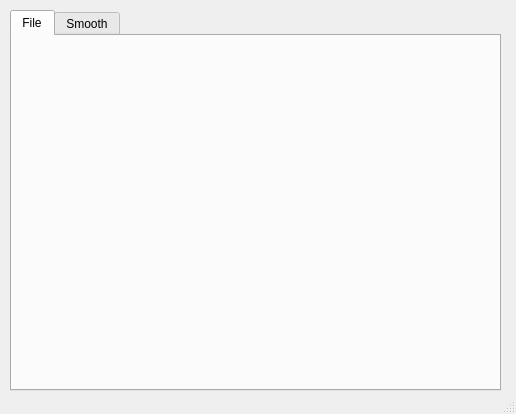
<?xml version="1.0" encoding="UTF-8"?>
<ui version="4.0">
 <class>MainWindow</class>
 <widget class="QMainWindow" name="MainWindow">
  <property name="geometry">
   <rect>
    <x>0</x>
    <y>0</y>
    <width>516</width>
    <height>414</height>
   </rect>
  </property>
  <property name="windowTitle">
   <string>Setting</string>
  </property>
  <widget class="QWidget" name="centralwidget">
   <widget class="QTabWidget" name="tabWidget">
    <property name="geometry">
     <rect>
      <x>10</x>
      <y>10</y>
      <width>491</width>
      <height>381</height>
     </rect>
    </property>
    <property name="currentIndex">
     <number>0</number>
    </property>
    <widget class="QWidget" name="tab">
     <attribute name="title">
      <string>File</string>
     </attribute>
    </widget>
    <widget class="QWidget" name="tab_2">
     <attribute name="title">
      <string>Smooth</string>
     </attribute>
    </widget>
   </widget>
  </widget>
  <widget class="QStatusBar" name="statusbar"/>
 </widget>
 <resources/>
 <connections/>
</ui>
